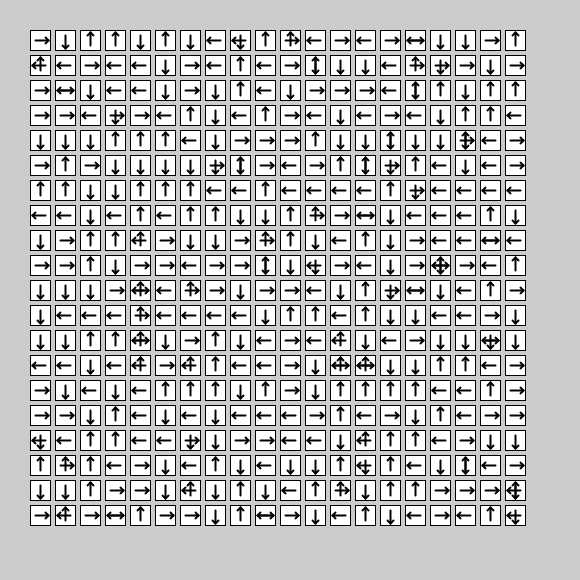
Frame 1 (no input)
Frame 60 (the mouse pressed at the canvas centre just before this capture): identical to frame 1, image omitted
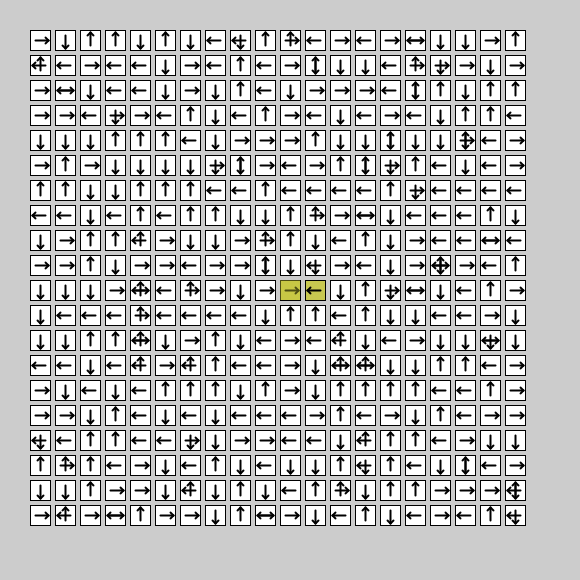
Frame 120 (the mouse held since frame 60 and released just before this capture)

The Processing sketch that drew these frames (run headless with seeded random() and noise(); from frame 60 on, the mouse is pressed at the canvas centre):

// Processing sketch: processing_171865
// ── processing_171865.pde

int[][] arr;
int[][] rec;
int a;
int b;

void setup() {
  size(580,580);
  a = 20;
  b = 20;
  arr = new int[a][b];
  fillRandom(arr);
  rec = new int[a][b];
  reset(rec,0);
}

void fillRandom(int[][] A) {
  int[] values = {1,2,4,8, 3,5,9,6,10,12, 7,11,13,14, 15};
  for (int i=0;i<a;i++)
    for (int j=0;j<b;j++) {
      int x;
      if (random(8)<7)
        x = (int)random(4);
      else if (random(5)<4)
        x = (int)random(6)+4;
      else if (random(3)<2)
        x = (int)random(4)+10;
      else
        x = 14;
      A[i][j] = values[x];
    }
}
void reset(int[][] A, int r) {
  for (int i=0;i<a;i++)
    for (int j=0;j<b;j++) {
      A[i][j] = r;
    }
}
void replace(int[][] A, int f,int r) {
  for (int i=0;i<a;i++)
    for (int j=0;j<b;j++) {
      if (A[i][j] == f)
        A[i][j] = r;
    }
}

void draw() {
  for (int i=0;i<a;i++)
    for (int j=0;j<b;j++) {
      int x = 40+ i*25;
      int y = 40+ j*25;
      
      stroke(0);
              // DRAW BOX
      strokeWeight(1);
      if (rec[i][j] == 0)      // BOX FILL COLOR
        fill(255);
      else if (rec[i][j] == 1)
        fill(250,80,80);
      else if (rec[i][j] == 3)
        fill(250,80,80);
      else if (rec[i][j] == 2)
        fill(150,100,80);
      else if (rec[i][j] == 4)
        fill(200,200,80);
      else if (rec[i][j] == 5)
        fill(80,200,80);
      rect(x-10, y-10, 20, 20);
      
              // DRAW ARROWS
      strokeWeight(2);
      if (arr[i][j]%2 == 1)  // DOWN
      {
        line(x, y-5, x,  y+8);
        line(x, y+8, x-3, y+5);
        line(x, y+8, x+3, y+5);
      }
      if (arr[i][j]%4 >= 2)  // RIGHT
      {
        line(x-5, y, x+8, y);
        line(x+8, y, x+5, y-3);
        line(x+8, y, x+5, y+3);
      }
      if (arr[i][j]%8 >= 4)  // UP
      {
        line(x, y+5, x,  y-8);
        line(x, y-8, x-3, y-5);
        line(x, y-8, x+3, y-5);
      }
      if (arr[i][j]%16 >= 8)  // LEFT
      {
        line(x+5, y, x-8, y);
        line(x-8, y, x-5, y-3);
        line(x-8, y, x-5, y+3);
      }
    }//for
  
  int mI = (int)((mouseX-30)/25);
  int mJ = (int)((mouseY-30)/25);
  if ( (0 <= mI && mI < a) && (0 <= mJ && mJ < b) ) {
    int x = 40+ mI*25;
    int y = 40+ mJ*25;
    fill(200,200,50,100);
    noStroke();
    rect(x-10, y-10, 20, 20);
    
    if (mousePressed) {
      replace(rec,1,2);
      replace(rec,4,5);
      println(arr[mI][mJ]);
      cascade(mI,mJ);
    }
  }//mouse
}

void cascade(int i, int j) {
  if (i < 0 || i >= a)
    return;
  if (j < 0 || j >= b)
    return;
  if (rec[i][j] == 1)
    rec[i][j] = 3;
  if (rec[i][j] == 4)
    return;
  if (rec[i][j] == 5)
    rec[i][j] = 3;
  if (rec[i][j] == 3)
    rec[i][j] = 4;
  if (rec[i][j] == 0 || rec[i][j] == 2)
    rec[i][j] = 1;
  
  //println(arr[i][j]);
  if (arr[i][j]%2  == 1)  // DOWN
    cascade(i,j+1);
  if (arr[i][j]%4  >= 2)  // RIGHT
    cascade(i+1,j);
  if (arr[i][j]%8  >= 4)  // UP
    cascade(i,j-1);
  if (arr[i][j]%16 >= 8)  // LEFT
    cascade(i-1,j);
}//cascade
